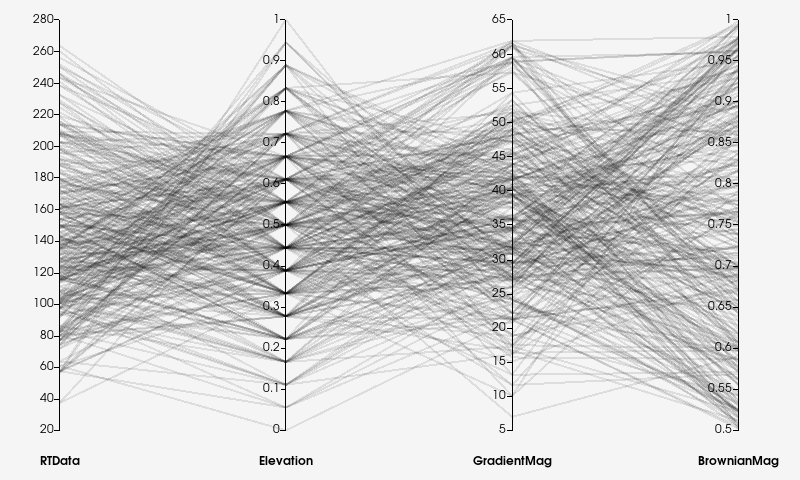

Write Python code to recreate this figure.
#!/usr/bin/env python

# Parallel coordinates view of multi-attribute image data using a chart overlay.
# Plots RTData gradient, RTData, elevation, and Brownian vectors from a
# vtkRTAnalyticSource pipeline on parallel axes.

import math

# Factory overrides: importing these modules registers the OpenGL rendering
# and interaction style implementations for vtkRenderingCore factory classes.
import vtkmodules.vtkInteractionStyle  # noqa: F401
import vtkmodules.vtkRenderingContextOpenGL2  # noqa: F401
import vtkmodules.vtkRenderingOpenGL2  # noqa: F401

# VTK pipeline classes used in this example
from vtkmodules.vtkChartsCore import vtkChartParallelCoordinates
from vtkmodules.vtkCommonCore import vtkFloatArray
from vtkmodules.vtkCommonDataModel import vtkTable
from vtkmodules.vtkFiltersCore import vtkElevationFilter
from vtkmodules.vtkFiltersGeneral import vtkBrownianPoints
from vtkmodules.vtkImagingCore import vtkRTAnalyticSource
from vtkmodules.vtkImagingGeneral import vtkImageGradient
from vtkmodules.vtkRenderingContext2D import vtkContextActor
from vtkmodules.vtkRenderingCore import (
    vtkRenderWindow,
    vtkRenderWindowInteractor,
    vtkRenderer,
)

# Colors (normalized RGB)
white_smoke_rgb = (0.961, 0.961, 0.961)

# Source: generate an image data set with multiple attribute arrays
rt = vtkRTAnalyticSource()
rt.SetWholeExtent(-3, 3, -3, 3, -3, 3)

grad = vtkImageGradient()
grad.SetDimensionality(3)
grad.SetInputConnection(rt.GetOutputPort())

brown = vtkBrownianPoints()
brown.SetMinimumSpeed(0.5)
brown.SetMaximumSpeed(1.0)
brown.SetInputConnection(grad.GetOutputPort())

elev = vtkElevationFilter()
elev.SetLowPoint(-3, -3, -3)
elev.SetHighPoint(3, 3, 3)
elev.SetInputConnection(brown.GetOutputPort())
elev.Update()

# Data: extract point data arrays into a vtkTable for charting
output = elev.GetOutput()
pd = output.GetPointData()
num_pts = output.GetNumberOfPoints()

table = vtkTable()

# RTData scalar
arr_rt = vtkFloatArray()
arr_rt.SetName("RTData")
arr_rt.SetNumberOfTuples(num_pts)
src_rt = pd.GetArray("RTData")
for i in range(num_pts):
    arr_rt.SetValue(i, src_rt.GetValue(i))
table.AddColumn(arr_rt)

# Elevation scalar
arr_elev = vtkFloatArray()
arr_elev.SetName("Elevation")
arr_elev.SetNumberOfTuples(num_pts)
src_elev = pd.GetArray("Elevation")
for i in range(num_pts):
    arr_elev.SetValue(i, src_elev.GetValue(i))
table.AddColumn(arr_elev)

# RTDataGradient magnitude
arr_grad = vtkFloatArray()
arr_grad.SetName("GradientMag")
arr_grad.SetNumberOfTuples(num_pts)
src_grad = pd.GetArray("RTDataGradient")
for i in range(num_pts):
    gx = src_grad.GetComponent(i, 0)
    gy = src_grad.GetComponent(i, 1)
    gz = src_grad.GetComponent(i, 2)
    arr_grad.SetValue(i, math.sqrt(gx * gx + gy * gy + gz * gz))
table.AddColumn(arr_grad)

# BrownianVectors magnitude
arr_brown = vtkFloatArray()
arr_brown.SetName("BrownianMag")
arr_brown.SetNumberOfTuples(num_pts)
src_brown = pd.GetArray("BrownianVectors")
for i in range(num_pts):
    bx = src_brown.GetComponent(i, 0)
    by = src_brown.GetComponent(i, 1)
    bz = src_brown.GetComponent(i, 2)
    arr_brown.SetValue(i, math.sqrt(bx * bx + by * by + bz * bz))
table.AddColumn(arr_brown)

# Chart: parallel coordinates with all four scalar attributes
chart = vtkChartParallelCoordinates()
chart.GetPlot(0).SetInputData(table)

# ContextActor: overlay the chart on the normal VTK rendering pipeline
context_actor = vtkContextActor()
context_actor.GetScene().AddItem(chart)

# Renderer: assemble the scene
renderer = vtkRenderer()
renderer.SetBackground(white_smoke_rgb)
renderer.AddActor(context_actor)
context_actor.GetScene().SetRenderer(renderer)

# Window: display the rendered scene
render_window = vtkRenderWindow()
render_window.AddRenderer(renderer)
render_window.SetWindowName("parallel coordinates view")
render_window.SetMultiSamples(0)
render_window.SetSize(800, 480)

# Interactor: handle mouse and keyboard events
render_window_interactor = vtkRenderWindowInteractor()
render_window_interactor.SetRenderWindow(render_window)

# Launch the interactive visualization
render_window_interactor.Initialize()
render_window_interactor.Start()
